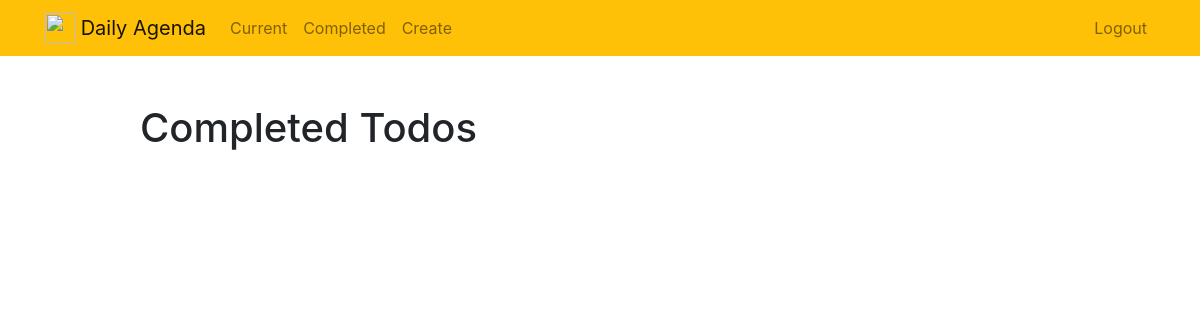
The page /completed/ (signed in) on the database as committed earlier.
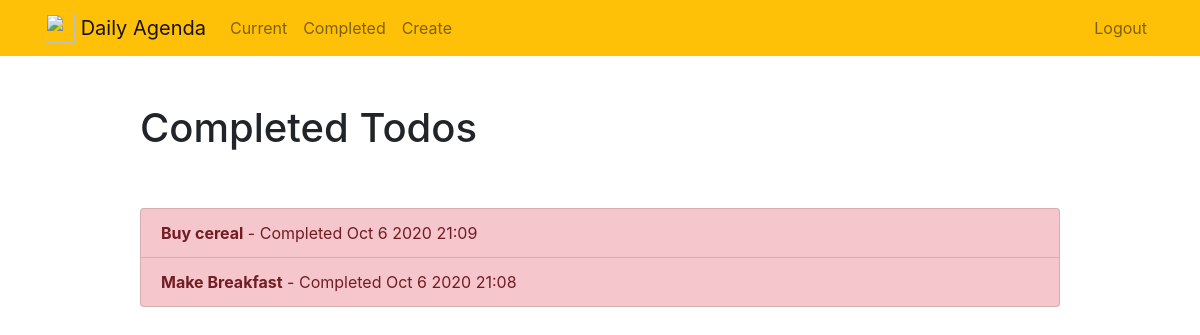
The same page on the database as committed later.
### todo/models.py (models this page shows, shortened)
class Todo(models.Model):
    title = models.CharField(max_length=100)
    memo = models.TextField(blank=True)
    created = models.DateTimeField(auto_now_add=True)
    datecompleted = models.DateTimeField(null=True, blank=True)
    important = models.BooleanField(default=False)
    user = models.ForeignKey(User, on_delete=models.CASCADE)

### todo/views.py (the view)
# urls.py: path('completed/', views.completedtodos, name='completedtodos'),
@login_required
def completedtodos(request):
    todos = Todo.objects.filter(user=request.user, datecompleted__isnull=False).order_by('-datecompleted')
    return render(request, 'todo/completedtodos.html', {'todos':todos})

### todo/templates/todo/completedtodos.html
{% extends "todo/base.html" %}
{% block content %}
<div class="row justify-content-center mt-5">
  <div class="col-md-10">
    <h1>Completed Todos</h1>
  </div>
</div>
<div class="row justify-content-center mt-5">
  <div class="col-md-10">
    <div class="list-group">
      {% for todo in todos %}
      <a href="{% url 'viewtodo' todo.id %}" class="list-group-item list-group-item-action{% if todo.important %} list-group-item-danger{% endif %}"><b>{{ todo.title }}</b> - Completed {{ todo.datecompleted|date:'M j Y H:i' }}</a>
      {% endfor %}
    </div>
  </div>
</div>
{% endblock %}}

Rows that differ between the two databases and show on the page:
now on this page (row edited): Todo: title "Buy cereal", datecompleted "Oct 6 2020 21:09"
added Todo: title "Make Breakfast", datecompleted "Oct 6 2020 21:08"
